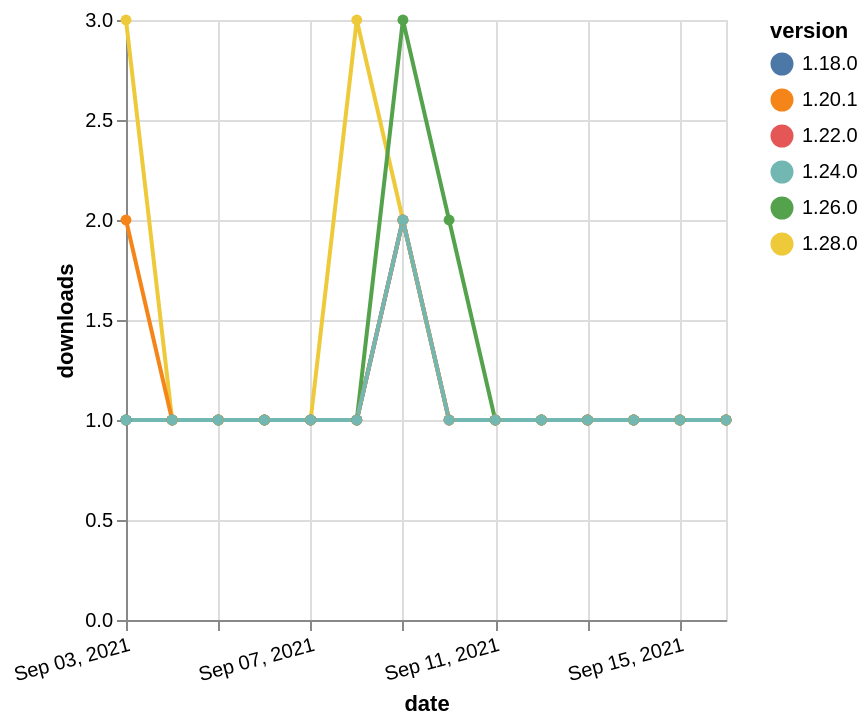

Write the Vega-Lite specification saved for this chart.
### Vega-Lite specification from a JSON file in a GitHub repository (floating-point values rounded to 4 significant figures)
{"$schema": "https://vega.github.io/schema/vega-lite/v5.json", "description": "A simple bar chart with embedded data.", "data": {"values": [{"date": "2021-09-03", "total": 257, "delta": 1, "version": "1.18.0"}, {"date": "2021-09-04", "total": 258, "delta": 1, "version": "1.18.0"}, {"date": "2021-09-05", "total": 259, "delta": 1, "version": "1.18.0"}, {"date": "2021-09-06", "total": 260, "delta": 1, "version": "1.18.0"}, {"date": "2021-09-07", "total": 261, "delta": 1, "version": "1.18.0"}, {"date": "2021-09-08", "total": 262, "delta": 1, "version": "1.18.0"}, {"date": "2021-09-09", "total": 264, "delta": 2, "version": "1.18.0"}, {"date": "2021-09-10", "total": 265, "delta": 1, "version": "1.18.0"}, {"date": "2021-09-11", "total": 266, "delta": 1, "version": "1.18.0"}, {"date": "2021-09-12", "total": 267, "delta": 1, "version": "1.18.0"}, {"date": "2021-09-13", "total": 268, "delta": 1, "version": "1.18.0"}, {"date": "2021-09-14", "total": 269, "delta": 1, "version": "1.18.0"}, {"date": "2021-09-15", "total": 270, "delta": 1, "version": "1.18.0"}, {"date": "2021-09-16", "total": 271, "delta": 1, "version": "1.18.0"}, {"date": "2021-09-03", "total": 192, "delta": 1, "version": "1.22.0"}, {"date": "2021-09-04", "total": 193, "delta": 1, "version": "1.22.0"}, {"date": "2021-09-05", "total": 194, "delta": 1, "version": "1.22.0"}, {"date": "2021-09-06", "total": 195, "delta": 1, "version": "1.22.0"}, {"date": "2021-09-07", "total": 196, "delta": 1, "version": "1.22.0"}, {"date": "2021-09-08", "total": 197, "delta": 1, "version": "1.22.0"}, {"date": "2021-09-09", "total": 199, "delta": 2, "version": "1.22.0"}, {"date": "2021-09-10", "total": 200, "delta": 1, "version": "1.22.0"}, {"date": "2021-09-11", "total": 201, "delta": 1, "version": "1.22.0"}, {"date": "2021-09-12", "total": 202, "delta": 1, "version": "1.22.0"}, {"date": "2021-09-13", "total": 203, "delta": 1, "version": "1.22.0"}, {"date": "2021-09-14", "total": 204, "delta": 1, "version": "1.22.0"}, {"date": "2021-09-15", "total": 205, "delta": 1, "version": "1.22.0"}, {"date": "2021-09-16", "total": 206, "delta": 1, "version": "1.22.0"}, {"date": "2021-09-03", "total": 125, "delta": 3, "version": "1.28.0"}, {"date": "2021-09-04", "total": 126, "delta": 1, "version": "1.28.0"}, {"date": "2021-09-05", "total": 127, "delta": 1, "version": "1.28.0"}, {"date": "2021-09-06", "total": 128, "delta": 1, "version": "1.28.0"}, {"date": "2021-09-07", "total": 129, "delta": 1, "version": "1.28.0"}, {"date": "2021-09-08", "total": 132, "delta": 3, "version": "1.28.0"}, {"date": "2021-09-09", "total": 134, "delta": 2, "version": "1.28.0"}, {"date": "2021-09-10", "total": 135, "delta": 1, "version": "1.28.0"}, {"date": "2021-09-11", "total": 136, "delta": 1, "version": "1.28.0"}, {"date": "2021-09-12", "total": 137, "delta": 1, "version": "1.28.0"}, {"date": "2021-09-13", "total": 138, "delta": 1, "version": "1.28.0"}, {"date": "2021-09-14", "total": 139, "delta": 1, "version": "1.28.0"}, {"date": "2021-09-15", "total": 140, "delta": 1, "version": "1.28.0"}, {"date": "2021-09-16", "total": 141, "delta": 1, "version": "1.28.0"}, {"date": "2021-09-03", "total": 201, "delta": 1, "version": "1.26.0"}, {"date": "2021-09-04", "total": 202, "delta": 1, "version": "1.26.0"}, {"date": "2021-09-05", "total": 203, "delta": 1, "version": "1.26.0"}, {"date": "2021-09-06", "total": 204, "delta": 1, "version": "1.26.0"}, {"date": "2021-09-07", "total": 205, "delta": 1, "version": "1.26.0"}, {"date": "2021-09-08", "total": 206, "delta": 1, "version": "1.26.0"}, {"date": "2021-09-09", "total": 209, "delta": 3, "version": "1.26.0"}, {"date": "2021-09-10", "total": 211, "delta": 2, "version": "1.26.0"}, {"date": "2021-09-11", "total": 212, "delta": 1, "version": "1.26.0"}, {"date": "2021-09-12", "total": 213, "delta": 1, "version": "1.26.0"}, {"date": "2021-09-13", "total": 214, "delta": 1, "version": "1.26.0"}, {"date": "2021-09-14", "total": 215, "delta": 1, "version": "1.26.0"}, {"date": "2021-09-15", "total": 216, "delta": 1, "version": "1.26.0"}, {"date": "2021-09-16", "total": 217, "delta": 1, "version": "1.26.0"}, {"date": "2021-09-03", "total": 206, "delta": 2, "version": "1.20.1"}, {"date": "2021-09-04", "total": 207, "delta": 1, "version": "1.20.1"}, {"date": "2021-09-05", "total": 208, "delta": 1, "version": "1.20.1"}, {"date": "2021-09-06", "total": 209, "delta": 1, "version": "1.20.1"}, {"date": "2021-09-07", "total": 210, "delta": 1, "version": "1.20.1"}, {"date": "2021-09-08", "total": 211, "delta": 1, "version": "1.20.1"}, {"date": "2021-09-09", "total": 213, "delta": 2, "version": "1.20.1"}, {"date": "2021-09-10", "total": 214, "delta": 1, "version": "1.20.1"}, {"date": "2021-09-11", "total": 215, "delta": 1, "version": "1.20.1"}, {"date": "2021-09-12", "total": 216, "delta": 1, "version": "1.20.1"}, {"date": "2021-09-13", "total": 217, "delta": 1, "version": "1.20.1"}, {"date": "2021-09-14", "total": 218, "delta": 1, "version": "1.20.1"}, {"date": "2021-09-15", "total": 219, "delta": 1, "version": "1.20.1"}, {"date": "2021-09-16", "total": 220, "delta": 1, "version": "1.20.1"}, {"date": "2021-09-03", "total": 167, "delta": 1, "version": "1.24.0"}, {"date": "2021-09-04", "total": 168, "delta": 1, "version": "1.24.0"}, {"date": "2021-09-05", "total": 169, "delta": 1, "version": "1.24.0"}, {"date": "2021-09-06", "total": 170, "delta": 1, "version": "1.24.0"}, {"date": "2021-09-07", "total": 171, "delta": 1, "version": "1.24.0"}, {"date": "2021-09-08", "total": 172, "delta": 1, "version": "1.24.0"}, {"date": "2021-09-09", "total": 174, "delta": 2, "version": "1.24.0"}, {"date": "2021-09-10", "total": 175, "delta": 1, "version": "1.24.0"}, {"date": "2021-09-11", "total": 176, "delta": 1, "version": "1.24.0"}, {"date": "2021-09-12", "total": 177, "delta": 1, "version": "1.24.0"}, {"date": "2021-09-13", "total": 178, "delta": 1, "version": "1.24.0"}, {"date": "2021-09-14", "total": 179, "delta": 1, "version": "1.24.0"}, {"date": "2021-09-15", "total": 180, "delta": 1, "version": "1.24.0"}, {"date": "2021-09-16", "total": 181, "delta": 1, "version": "1.24.0"}]}, "width": "container", "mark": {"type": "line", "point": {"filled": true}}, "encoding": {"x": {"field": "date", "type": "temporal", "timeUnit": "yearmonthdate", "title": "date", "axis": {"labelAngle": -15}}, "y": {"field": "delta", "type": "quantitative", "title": "downloads"}, "color": {"field": "version", "type": "nominal"}, "tooltip": {"field": "delta"}}}
